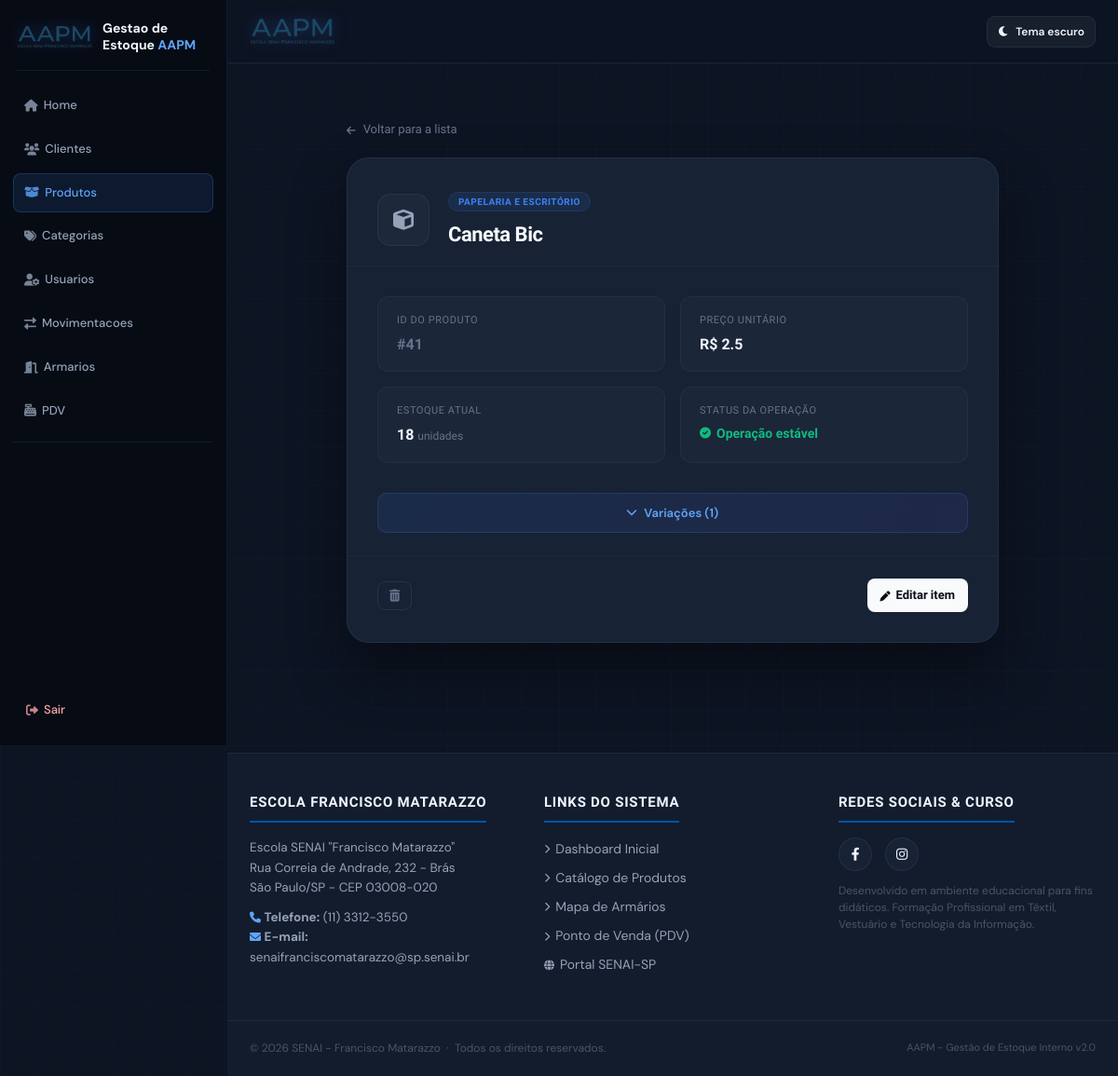
Page /produtos/41 (signed in) on the earlier database version.
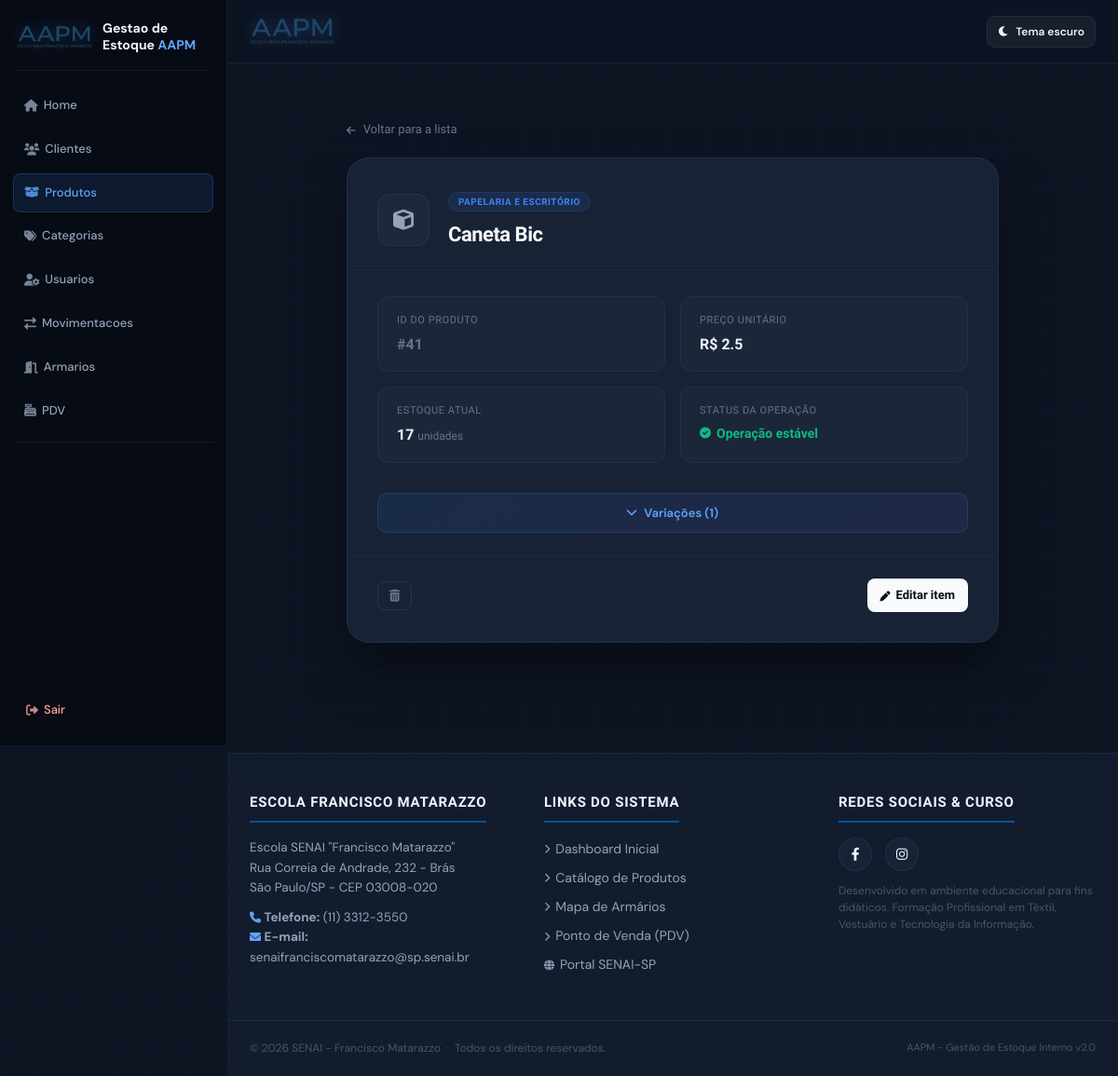
Same page on the later database version.
### app/models/variacoes.py (models this page shows, shortened)
class Variacao(Base):
    __tablename__ = "variacoes"
    __table_args__ = (
        UniqueConstraint("produto_id", "tamanho", "cor", name="uq_variacao_produto_tamanho_cor"),
    )
    id = Column(Integer, primary_key=True, autoincrement=True, index=True)
    produto_id = Column(Integer, ForeignKey("produtos.id", ondelete="CASCADE"), nullable=False)
    tamanho = Column(String(10), nullable=False)  # Ex: 'P', 'M', 'G', 'GG'
    cor = Column(String(50), nullable=False)      # Ex: 'Azul', 'Preto'
    estoque_atual = Column(Integer, nullable=False, default=0)
    imagem_path = Column(String(255), nullable=True)
    produto = relationship("Produto", back_populates="variacoes")

### app/controllers/produto_controller.py (the view)
@router.get("/{produto_id}")
def detalhe_produto(
    produto_id: int,
    request: Request,
    db: Session = Depends(get_db),
    usuario = Depends(get_usuario_logado)
):
    produto = db.query(Produto).options(joinedload(Produto.variacoes)).filter(
        Produto.id == produto_id,
        Produto.ativo == True
    ).first()
    if not produto:
        return RedirectResponse(url="/produtos", status_code=302)
    return templates.TemplateResponse(
        request,
        "produtos/detalhe.html",
        {"request": request, "usuario": usuario, "produto": produto}
    )

### app/templates/produtos/detalhe.html (shortened to what the changed rows need)
{% extends "base.html" %}
{% block content %}
<link rel="stylesheet" href="https://cdnjs.cloudflare.com/ajax/libs/font-awesome/6.0.0/css/all.min.css">
<div class="page-wrapper">
    <div class="detail-container">
        <div class="detail-card">
            <div
                style="padding: 32px 32px 16px 32px; display: flex; align-items: center; gap: 20px; border-bottom: 1px solid rgba(255, 255, 255, 0.03);">
                <div>
                    <h2
                        style="color: #f8fafc; font-size: 22px; font-weight: 600; margin: 6px 0 0 0; letter-spacing: -0.5px;">
                        {{ produto.nome }}
                    </h2>
                </div>
            </div>
            <div class="info-grid">
                <div class="info-block">
                    <div class="info-label">Estoque Atual</div>
                    <p class="info-value">
                        {{ produto.estoque_total }} <span
                            style="font-size: 12px; color: #64748b; font-weight: 400;">unidades</span>
                    </p>
                </div>
            </div>
        </div>
    </div>
</div>
{% endblock %}

Differences in the rows shown:
changed Variacao: estoque_total "18" → "17"
